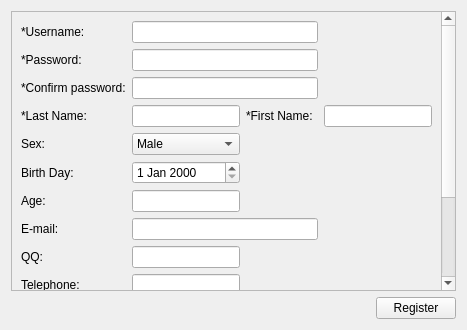
<?xml version="1.0" encoding="UTF-8"?>
<ui version="4.0">
 <class>SettingRegister</class>
 <widget class="QWidget" name="SettingRegister">
  <property name="geometry">
   <rect>
    <x>0</x>
    <y>0</y>
    <width>467</width>
    <height>330</height>
   </rect>
  </property>
  <property name="windowTitle">
   <string>Form</string>
  </property>
  <layout class="QGridLayout" name="gridLayout_2">
   <item row="0" column="0" colspan="2">
    <widget class="QScrollArea" name="scrollArea">
     <property name="widgetResizable">
      <bool>true</bool>
     </property>
     <widget class="QWidget" name="scrollAreaWidgetContents">
      <property name="geometry">
       <rect>
        <x>0</x>
        <y>0</y>
        <width>429</width>
        <height>384</height>
       </rect>
      </property>
      <layout class="QGridLayout" name="gridLayout_10">
       <item row="0" column="0">
        <layout class="QGridLayout" name="gridLayout">
         <item row="1" column="1" colspan="2">
          <widget class="QLineEdit" name="edt_username"/>
         </item>
         <item row="6" column="3">
          <spacer name="horizontalSpacer_2">
           <property name="orientation">
            <enum>Qt::Horizontal</enum>
           </property>
           <property name="sizeHint" stdset="0">
            <size>
             <width>40</width>
             <height>20</height>
            </size>
           </property>
          </spacer>
         </item>
         <item row="11" column="1" colspan="3">
          <widget class="QLineEdit" name="edt_homeAddr"/>
         </item>
         <item row="14" column="1" colspan="3">
          <widget class="QLineEdit" name="edt_websit"/>
         </item>
         <item row="5" column="0">
          <widget class="QLabel" name="label_11">
           <property name="text">
            <string>Sex:</string>
           </property>
          </widget>
         </item>
         <item row="3" column="1" colspan="2">
          <widget class="QLineEdit" name="edt_confirmPassword"/>
         </item>
         <item row="10" column="0">
          <widget class="QLabel" name="label_7">
           <property name="text">
            <string>Telephone:</string>
           </property>
          </widget>
         </item>
         <item row="10" column="1">
          <widget class="QLineEdit" name="edt_tel"/>
         </item>
         <item row="8" column="0">
          <widget class="QLabel" name="label_4">
           <property name="text">
            <string>E-mail:</string>
           </property>
          </widget>
         </item>
         <item row="2" column="1" colspan="2">
          <widget class="QLineEdit" name="edit_password"/>
         </item>
         <item row="8" column="1" colspan="2">
          <widget class="QLineEdit" name="edt_email"/>
         </item>
         <item row="4" column="1">
          <widget class="QLineEdit" name="edt_lastname"/>
         </item>
         <item row="1" column="0">
          <widget class="QLabel" name="label">
           <property name="text">
            <string>*Username:</string>
           </property>
          </widget>
         </item>
         <item row="2" column="0">
          <widget class="QLabel" name="label_2">
           <property name="text">
            <string>*Password:</string>
           </property>
          </widget>
         </item>
         <item row="4" column="0">
          <widget class="QLabel" name="label_5">
           <property name="text">
            <string>*Last Name:</string>
           </property>
          </widget>
         </item>
         <item row="9" column="0">
          <widget class="QLabel" name="label_6">
           <property name="text">
            <string>QQ:</string>
           </property>
          </widget>
         </item>
         <item row="9" column="1">
          <widget class="QLineEdit" name="edt_qq"/>
         </item>
         <item row="3" column="0">
          <widget class="QLabel" name="label_3">
           <property name="text">
            <string>*Confirm password:</string>
           </property>
          </widget>
         </item>
         <item row="11" column="0">
          <widget class="QLabel" name="label_8">
           <property name="text">
            <string>Home Address:</string>
           </property>
          </widget>
         </item>
         <item row="12" column="0">
          <widget class="QLabel" name="label_9">
           <property name="text">
            <string>Code:</string>
           </property>
          </widget>
         </item>
         <item row="14" column="0">
          <widget class="QLabel" name="label_10">
           <property name="text">
            <string>Website:</string>
           </property>
          </widget>
         </item>
         <item row="12" column="1">
          <widget class="QLineEdit" name="edt_code"/>
         </item>
         <item row="6" column="0">
          <widget class="QLabel" name="label_12">
           <property name="text">
            <string>Birth Day:</string>
           </property>
          </widget>
         </item>
         <item row="7" column="0">
          <widget class="QLabel" name="label_13">
           <property name="text">
            <string>Age:</string>
           </property>
          </widget>
         </item>
         <item row="7" column="1">
          <widget class="QLineEdit" name="edt_age"/>
         </item>
         <item row="5" column="2">
          <spacer name="horizontalSpacer">
           <property name="orientation">
            <enum>Qt::Horizontal</enum>
           </property>
           <property name="sizeHint" stdset="0">
            <size>
             <width>40</width>
             <height>20</height>
            </size>
           </property>
          </spacer>
         </item>
         <item row="16" column="0">
          <spacer name="verticalSpacer">
           <property name="orientation">
            <enum>Qt::Vertical</enum>
           </property>
           <property name="sizeHint" stdset="0">
            <size>
             <width>20</width>
             <height>40</height>
            </size>
           </property>
          </spacer>
         </item>
         <item row="5" column="1">
          <widget class="QComboBox" name="cbox_sex">
           <item>
            <property name="text">
             <string>Male</string>
            </property>
           </item>
           <item>
            <property name="text">
             <string>Female</string>
            </property>
           </item>
          </widget>
         </item>
         <item row="4" column="2">
          <widget class="QLabel" name="label_19">
           <property name="text">
            <string>*First Name:</string>
           </property>
          </widget>
         </item>
         <item row="4" column="3">
          <widget class="QLineEdit" name="edt_firstname"/>
         </item>
         <item row="13" column="0">
          <widget class="QLabel" name="label_20">
           <property name="text">
            <string>Home Tel:</string>
           </property>
          </widget>
         </item>
         <item row="13" column="1">
          <widget class="QLineEdit" name="edt_homeTel"/>
         </item>
         <item row="6" column="1">
          <widget class="QDateEdit" name="dedt_birthday"/>
         </item>
        </layout>
       </item>
      </layout>
     </widget>
    </widget>
   </item>
   <item row="1" column="0">
    <spacer name="horizontalSpacer_3">
     <property name="orientation">
      <enum>Qt::Horizontal</enum>
     </property>
     <property name="sizeHint" stdset="0">
      <size>
       <width>365</width>
       <height>20</height>
      </size>
     </property>
    </spacer>
   </item>
   <item row="1" column="1">
    <widget class="QPushButton" name="btn_register">
     <property name="text">
      <string>Register</string>
     </property>
    </widget>
   </item>
  </layout>
 </widget>
 <resources/>
 <connections/>
</ui>
